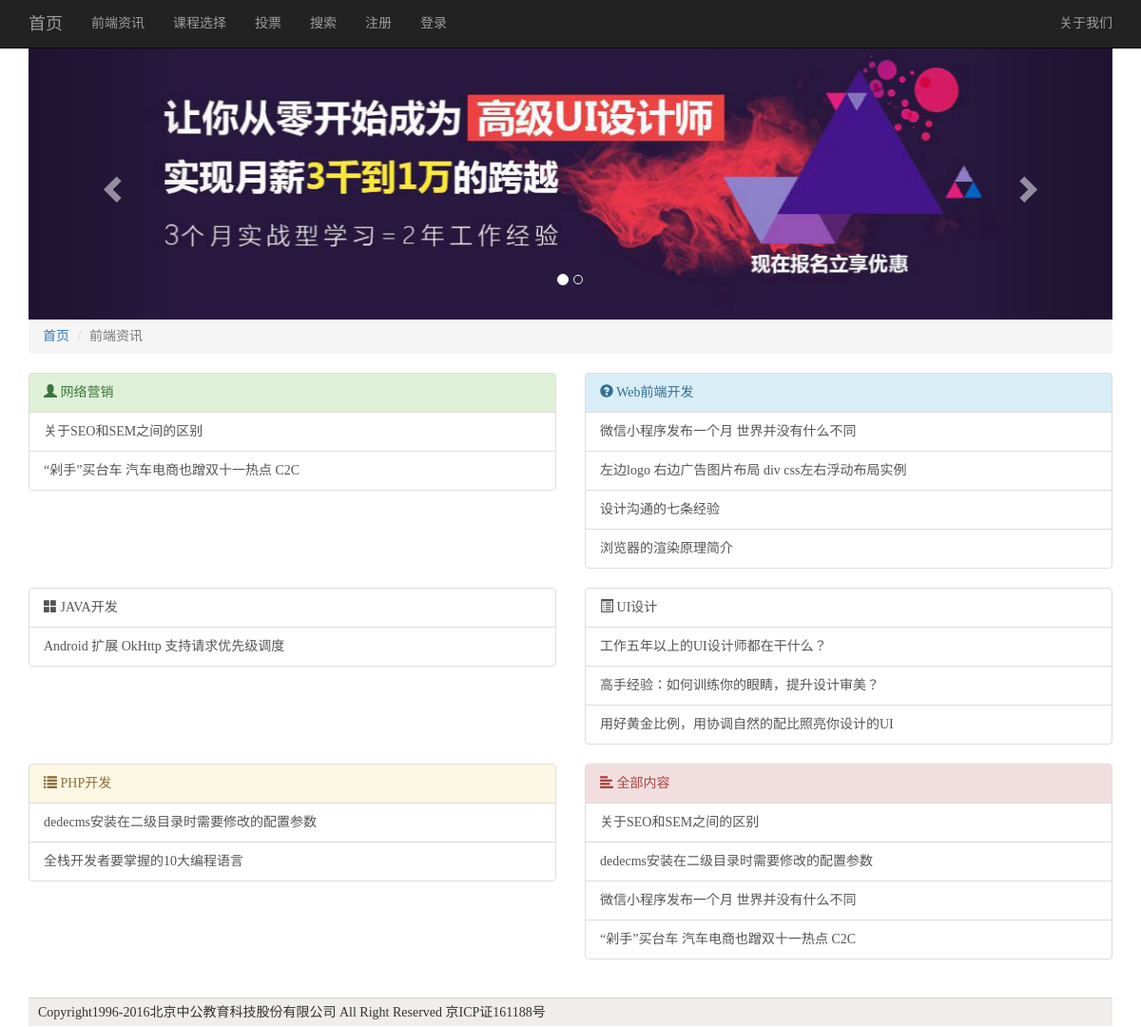
/information.php, run on the app's committed database.
### tables this page shows
CREATE TABLE IF NOT EXISTS `u_article` (
  `u_id` int(6) unsigned NOT NULL AUTO_INCREMENT,
  `u_title` varchar(300) NOT NULL,
  `u_column` varchar(100) NOT NULL,
  `u_description` text NOT NULL,
  `u_keyword` varchar(100) NOT NULL,
  `u_contents` text NOT NULL,
  `u_thumb` varchar(200) NOT NULL,
  `u_author` varchar(100) NOT NULL,
  `u_add_date` varchar(50) NOT NULL,
  PRIMARY KEY (`u_id`)
);

### information.php (the view)
<?php
    include 'PHP/configPhP.php';
    include 'headerPhP.php';
	$sqlwlyx = "select * from u_article where u_column='网络营销' limit 0,4";
	$wlrelust = $conn->query($sqlwlyx);
	$sqlweb = "select * from u_article where u_column='Web前端开发' limit 0,4";
	$Webrelust = $conn->query($sqlweb);
	$sqljava = "select * from u_article where u_column='JAVA开发' limit 0,4";
	$Javarelust = $conn->query($sqljava);
	$sqlui = "select * from u_article where u_column='UI设计' limit 0,4";
	$Uirelust = $conn->query($sqlui);
	$sqlphp = "select * from u_article where u_column='PHP开发' limit 0,4";
	$Phprelust = $conn->query($sqlphp);
	$sqlall = "select * from u_article limit 0,4";
	$Allrelust = $conn->query($sqlall);
?>
        <div>
            <ul class="breadcrumb">
                <li><a href="index.php">首页</a></li>
                <li class="active">前端资讯</li>
            </ul>
        </div>
        <div class="row">
        <div class="col-md-6">
            <div class="list-group">
                <a class="list-group-item list-group-item-success"><span class="glyphicon glyphicon-user"></span> 网络营销</a>
          <?php
          	if($wlrelust->num_rows>0){
				while($wlrow = $wlrelust->fetch_assoc()){
		  ?>
          <a href="content.php?id=<?php echo $wlrow["u_id"];?>" class="list-group-item"><?php echo $wlrow["u_title"];?></a>
          <?php
				}
			}
		  ?>
            </div>
        </div>
        <div class="col-md-6">
            <div class="list-group">
                <a class="list-group-item list-group-item-info"><span class="glyphicon glyphicon-question-sign"></span> Web前端开发</a>
 		  <?php
          	if($Webrelust->num_rows>0){
				while($webrow = $Webrelust->fetch_assoc()){
		  ?>
          <a href="content.php?id=<?php echo $webrow["u_id"];?>" class="list-group-item"><?php echo $webrow["u_title"];?></a>
          <?php
				}
			}
		  ?>
            </div>
        </div>
        <div class="col-md-6">
            <div class="list-group">
                <a class="list-group-item list-group-item"><span class="glyphicon glyphicon-th-large"></span> JAVA开发</a>
 		  <?php
          	if($Javarelust->num_rows>0){
				while($javarow = $Javarelust->fetch_assoc()){
		  ?>
          <a href="content.php?id=<?php echo $javarow["u_id"];?>" class="list-group-item"><?php echo $javarow["u_title"];?></a>
          <?php
				}
			}
		  ?>
            </div>
        </div>
        <div class="col-md-6">
            <div class="list-group">
                <a class="list-group-item list-group-item primary"><span class="glyphicon glyphicon-list-alt"></span> UI设计</a>
 		  <?php
          	if($Uirelust->num_rows>0){
				while($uirow = $Uirelust->fetch_assoc()){
		  ?>
          <a href="content.php?id=<?php echo $uirow["u_id"];?>" class="list-group-item"><?php echo $uirow["u_title"];?></a>
          <?php
				}
			}
		  ?>
            </div>
        </div>
        <div class="col-md-6">
            <div class="list-group">
                <a class="list-group-item list-group-item-warning"><span class="glyphicon glyphicon-list"></span> PHP开发</a>
 		  <?php
          	if($Phprelust->num_rows>0){
				while($phprow = $Phprelust->fetch_assoc()){
		  ?>
          <a href="content.php?id=<?php echo $phprow["u_id"];?>" class="list-group-item"><?php echo $phprow["u_title"];?></a>
          <?php
				}
			}
		  ?>
            </div>
        </div>
        <div class="col-md-6">
            <div class="list-group">
                <a class="list-group-item list-group-item-danger"><span class="glyphicon glyphicon-align-left"></span> 全部内容</a>
 		  <?php
          	if($Allrelust->num_rows>0){
				while($allrow = $Allrelust->fetch_assoc()){
		  ?>
          <a href="content.php?id=<?php echo $allrow["u_id"];?>" class="list-group-item"><?php echo $allrow["u_title"];?></a>
          <?php
				}
			}
		  ?>
            </div>
        </div>
        </div>
<?php
  include 'footerPhP.php'
?>

### css/style.css (style rules this page uses)
body { font-family: "宋体"; }
li { list-style: none; }

### data on the page
u_article: u_title "关于SEO和SEM之间的区别"
u_article: u_title "“剁手”买台车 汽车电商也蹭双十一热点 C2C"
u_article: u_title "微信小程序发布一个月 世界并没有什么不同"
u_article: u_title "左边logo 右边广告图片布局 div css左右浮动布局实例"
u_article: u_title "设计沟通的七条经验"
u_article: u_title "浏览器的渲染原理简介"
u_article: u_title "Android 扩展 OkHttp 支持请求优先级调度"
u_article: u_title "工作五年以上的UI设计师都在干什么？"
u_article: u_title "高手经验：如何训练你的眼睛，提升设计审美？"
u_article: u_title "用好黄金比例，用协调自然的配比照亮你设计的UI"
u_article: u_title "dedecms安装在二级目录时需要修改的配置参数"
u_article: u_title "全栈开发者要掌握的10大编程语言"
